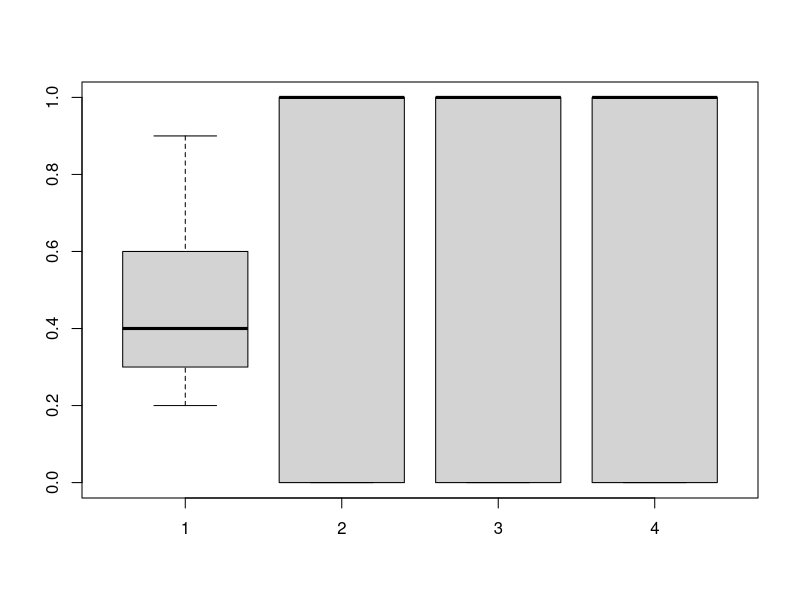
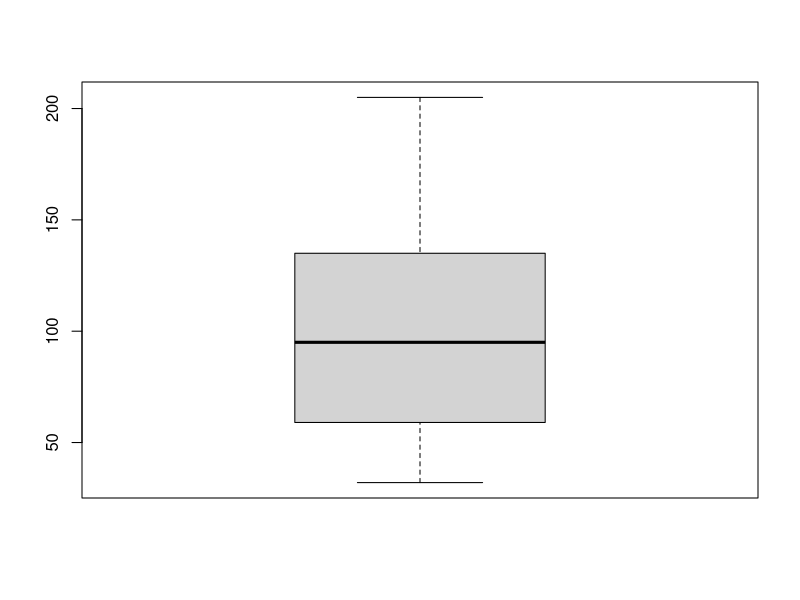
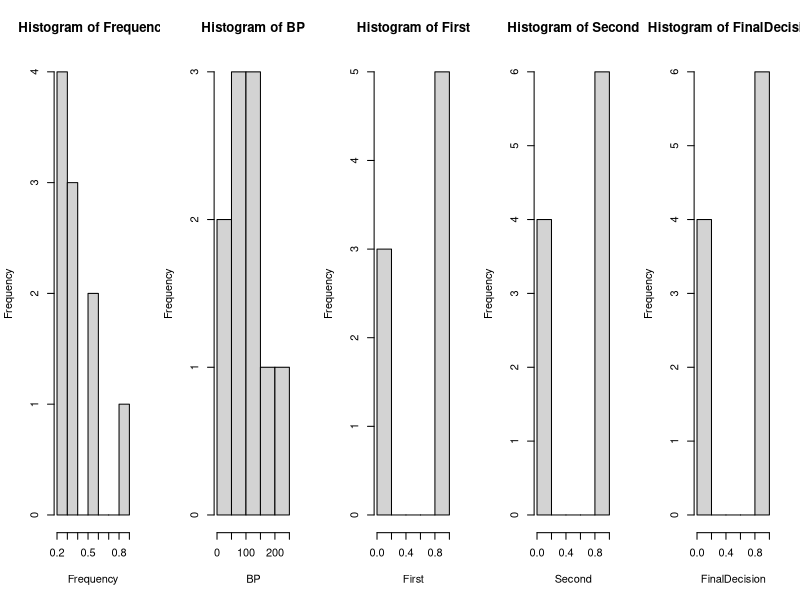

Recreate these plots in R, in order.
Frequency <- c(0.6,0.3,0.4,0.4,0.2,0.6,0.3,0.4,0.9,0.2)
BP <- c(103,87,32,42,59,109,78,205,135,176)
First <- c(1,1,1,1,0,0,0,NA,1)
Second <- c(0,0,1,1,0,0,1,1,1,1)
FinalDecision <- c(0,1,0,1,0,1,0,1,1,1)

boxplot(Frequency, First, Second, FinalDecision)
boxplot(BP)
par(mfrow = c(1,5))
hist(Frequency)
hist(BP)
hist(First)
hist(Second)
hist(FinalDecision)

